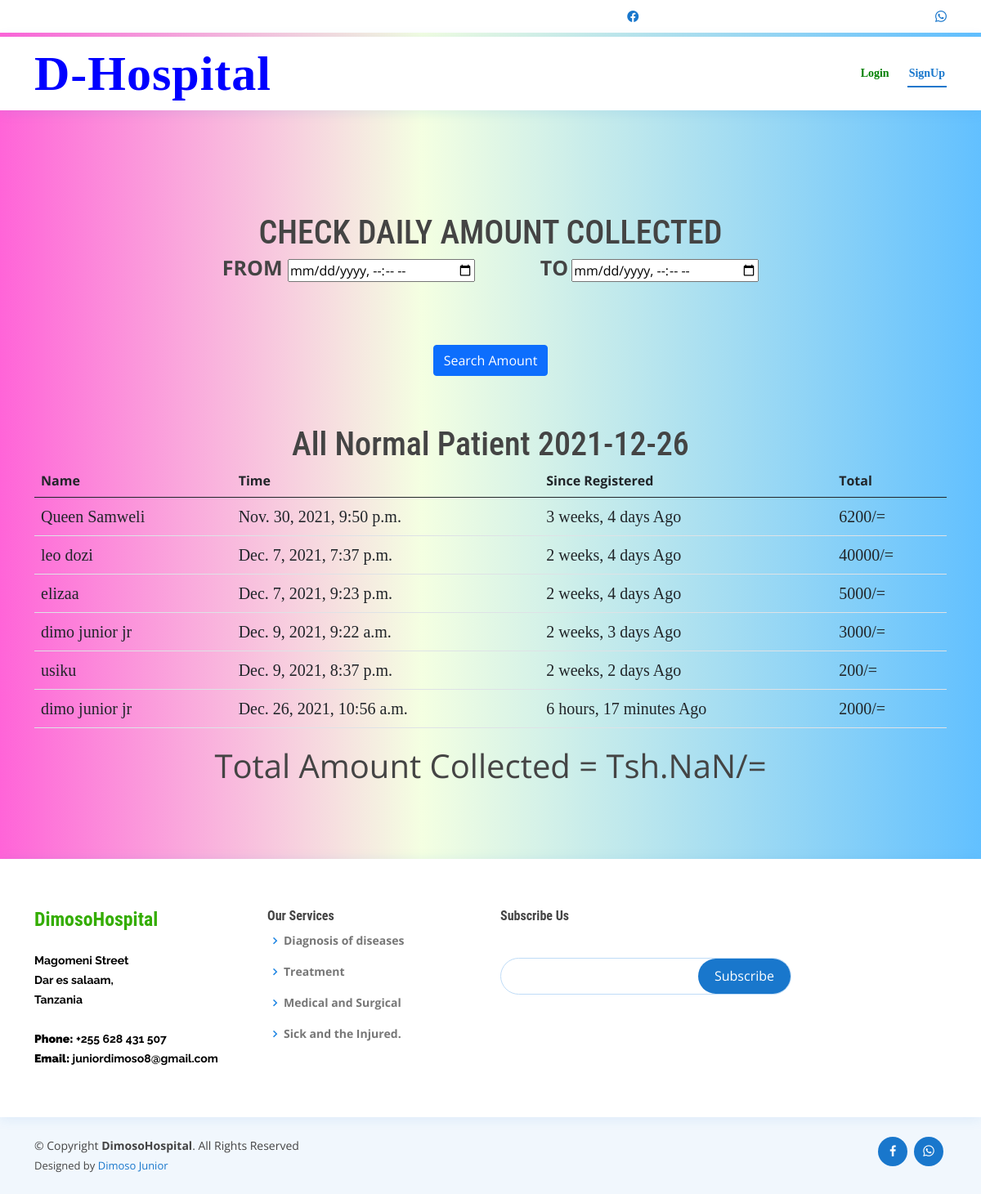
The app's page /daily_amount/ with its own data.
### hospital/models.py (models this page shows, shortened)
class KawaidaDozi(models.Model):
    accepted=models.BooleanField(default=False, null=True, blank=True)
    accepted_date=models.DateTimeField(auto_now_add=False, blank=True,null=True)
    accepted_quantity=models.BooleanField(default=False, null=True, blank=True)
    comments =models.TextField(max_length=200, default='', blank=True, null=True)
    invoice_number =models.IntegerField(blank=True, null=True)
    invoice_date =models.DateField(auto_now_add=False, blank=True, null=True)
    name =models.CharField('Customer Name', max_length=200, default='', blank=True, null=True)
    line_one =models.CharField('Line 1', max_length=200, default='', blank=True, null=True)
    line_one_description=models.CharField('Description 1', max_length=200,blank=True, null=True)
    line_one_quantity =models.IntegerField('Quantity', default=0, blank=True, null=True)
    line_one_unit_price =models.IntegerField('Unit Price (D)',default=0, blank=True, null=True)
    line_one_total_price =models.IntegerField('Line Total Price (D)', default=0, blank=True, null=True)
    accepted_line_one=models.BooleanField(default=False, null=True, blank=True)
    line_two =models.CharField('Line 2', max_length=200, default='', blank=True, null=True)
    line_two_description=models.CharField('Description 2', max_length=200,blank=True, null=True)
    line_two_quantity =models.IntegerField('Quantity', default=0, blank=True, null=True)
    line_two_unit_price =models.IntegerField('Unit Price (D)',default=0, blank=True, null=True)
    line_two_total_price =models.IntegerField('Line Total Price (D)', default=0, blank=True, null=True)
    accepted_line_two=models.BooleanField(default=False, null=True, blank=True)
    line_three =models.CharField('Line 3', max_length=200, default='', blank=True, null=True)
    line_three_description=models.CharField('Description 3', max_length=200,blank=True, null=True)
    line_three_quantity =models.IntegerField('Quantity', default=0, blank=True, null=True)
    line_three_unit_price =models.IntegerField('Unit Price (D)',default=0, blank=True, null=True)
    line_three_total_price =models.IntegerField('Line Total Price (D)', default=0, blank=True, null=True)
    accepted_line_three=models.BooleanField(default=False, null=True, blank=True)
    line_four =models.CharField('Line 4', max_length=200, default='', blank=True, null=True)
    line_four_description=models.CharField('Description 4', max_length=200,blank=True, null=True)
    line_four_quantity =models.IntegerField('Quantity', default=0, blank=True, null=True)
    line_four_unit_price =models.IntegerField('Unit Price (D)',default=0, blank=True, null=True)
    line_four_total_price =models.IntegerField('Line Total Price (D)', default=0, blank=True, null=True)
    accepted_line_four=models.BooleanField(default=False, null=True, blank=True)
    line_five =models.CharField('Line 5', max_length=200, default='', blank=True, null=True)
    line_five_description=models.CharField('Description 5', max_length=200,blank=True, null=True)
    line_five_quantity =models.IntegerField('Quantity', default=0, blank=True, null=True)
    line_five_unit_price =models.IntegerField('Unit Price (D)',default=0, blank=True, null=True)
    line_five_total_price =models.IntegerField('Line Total Price (D)', default=0, blank=True, null=True)
    accepted_line_five=models.BooleanField(default=False, null=True, blank=True)
    line_six =models.CharField('Line 6', max_length=200, default='', blank=True, null=True)
    line_six_description=models.CharField('Description 6', max_length=200,blank=True, null=True)
    line_six_quantity =models.IntegerField('Quantity', default=0, blank=True, null=True)
    line_six_unit_price =models.IntegerField('Unit Price (D)',default=0, blank=True, null=True)
    line_six_total_price =models.IntegerField('Line Total Price (D)', default=0, blank=True, null=True)
    accepted_line_six=models.BooleanField(default=False, null=True, blank=True)
    line_seven =models.CharField('Line 7', max_length=200, default='', blank=True, null=True)
    line_seven_description=models.CharField('Description 7', max_length=200,blank=True, null=True)
    line_seven_quantity =models.IntegerField('Quantity', default=0, blank=True, null=True)
    line_seven_unit_price =models.IntegerField('Unit Price (D)',default=0, blank=True, null=True)
    line_seven_total_price =models.IntegerField('Line Total Price (D)', default=0, blank=True, null=True)
    accepted_line_seven=models.BooleanField(default=False, null=True, blank=True)
    line_eight =models.CharField('Line 8', max_length=200, default='', blank=True, null=True)
    line_eight_description=models.CharField('Description 8', max_length=200,blank=True, null=True)
    line_eight_quantity =models.IntegerField('Quantity', default=0, blank=True, null=True)
    line_eight_unit_price =models.IntegerField('Unit Price (D)',default=0, blank=True, null=True)
    line_eight_total_price =models.IntegerField('Line Total Price (D)', default=0, blank=True, null=True)
    accepted_line_eight=models.BooleanField(default=False, null=True, blank=True)
    line_nine =models.CharField('Line 9', max_length=200, default='', blank=True, null=True)
    line_nine_description=models.CharField('Description 9', max_length=200,blank=True, null=True)
    line_nine_quantity =models.IntegerField('Quantity', default=0, blank=True, null=True)
    line_nine_unit_price =models.IntegerField('Unit Price (D)',default=0, blank=True, null=True)
    line_nine_total_price =models.IntegerField('Line Total Price (D)', default=0, blank=True, null=True)
    accepted_line_nine=models.BooleanField(default=False, null=True, blank=True)
    line_ten =models.CharField('Line 10', max_length=200, default='', blank=True, null=True)
    line_ten_description=models.CharField('Description 10', max_length=200,blank=True, null=True)
    line_ten_quantity =models.IntegerField('Quantity', default=0, blank=True, null=True)
    line_ten_unit_price =models.IntegerField('Unit Price (D)',default=0, blank=True, null=True)
    line_ten_total_price =models.IntegerField('Line Total Price (D)', default=0, blank=True, null=True)
    accepted_line_ten=models.BooleanField(default=False, null=True, blank=True)
    phone_number = models.CharField(max_length=120, default='', blank=True, null=True)
    total = models.IntegerField( default='0', blank=True, null=True)
    balance = models.IntegerField(default='0', blank=True, null=True)
    time_stamp = models.DateTimeField(auto_now_add=True, auto_now=False)
    reg_date= models.DateTimeField(verbose_name="date joined", auto_now_add=True)
    last_updated = models.DateTimeField(auto_now_add=False, auto_now=True, blank=True)
    paid = models.BooleanField(default=False)
    invoice_type_choice = (
        ('Receipt', 'Receipt'),
        ('invoice', 'invoice'),
    )
    invoice_type = models.CharField(max_length=50, default='', blank=True, null=True, choices=invoice_type_choice)
    chagua_huduma = (
        ('vipimo', 'vipimo'),
        ('dawa', 'dawa'),
    )
    huduma = models.CharField(max_length=50, default='', blank=True, null=True, choices=chagua_huduma)
    class Meta:
        db_table='KAWAIDA_DOZI'

### hospital/views.py (the view)
# urls.py: path('daily_amount/', views.daily_amount, name="daily_amount"),
def daily_amount(request):
    if request.method == "POST":
        fromdate = request.POST.get('fromdate')
        enddate = request.POST.get('enddate')
        result = KawaidaDozi.objects.raw('select id, name, time_stamp, total from KAWAIDA_DOZI where time_stamp between "'+fromdate+'" and "'+enddate+'" ')
        context = {
        "queryset":result,
        }
        return render(request, 'hospital/daily_amount.html', context)
    else:
        start_date = datetime.date(2021,10,13)
        end_date = datetime.date(2021,12,30)
        myDate = datetime.datetime.now()
        myDate1 = datetime.datetime.now().date()
        myDate2 = datetime.datetime.now().time()
        queryset = KawaidaDozi.objects.filter(time_stamp__range=(start_date, end_date))
        context = {
            "queryset":queryset,
            "myDate": myDate,
            "myDate1": myDate1,
            "myDate2": myDate2
        }
        return render(request, 'hospital/daily_amount.html', context)

### appointment/context_processors.py (called while the page is built)
def get_notification(request):
	count = Appointment.objects.filter(accepted=False).count()
	data = {
	    "count":count
	}
	return data

### hospital/templates/hospital/daily_amount.html (shortened to what this page needs)
{% extends 'hospital/base.html' %}
{% load static %}
{% block content %}
<!DOCTYPE html>
<html lang="en">
<head>
     <link rel="stylesheet" href="{% static 'hospital/jqueryui/jquery-ui.css' %}">
    <link rel="stylesheet" href="{% static 'hospital/jqueryui/jquery-ui.structure.min.css' %}">
    <link rel="stylesheet" href="{% static 'hospital/jqueryui/jquery-ui.structure.css' %}">
    <link rel="stylesheet" href="{% static 'hospital/jqueryui/jquery-ui.theme.min.css' %}">
     <link rel="stylesheet" href="{% static 'hospital/jqueryui/jquery-ui.theme.css' %}">
</head>
<body>
  <main class="mt-5 pt-4">
    <div class="container" style="margin-top: 4cm;">
<div>
  <center>
 <h1>CHECK DAILY AMOUNT COLLECTED {{queryset.time_stamp}}</h1>
<form action="" method="POST">
  <span style="margin-left: 0cm;font-weight: bold;font-size: 25px;">FROM </span> <input type="datetime-local" name="fromdate">
  <span style="margin-left: 2cm;font-weight: bold;font-size: 25px;">TO</span>   <input type="datetime-local" name="enddate"><br>
   <center>
 <input type="submit" class="btn btn-primary" value="Search Amount" style="margin-top: 2cm;">
 </center>
      <section class="mb-4">
            <center>
        <h1>All Normal Patient  {{ myDate1|date:'Y-m-d'}}</h1>
        </center>
     <div class="table-responsive text-nowrap" >
          <table class="table" id="table">
            <thead>
              <tr>
                <th scope="col"> Name</th>
                <th scope="col">Time</th>
                <th scope="col">Since Registered</th>
                 <th scope="col">Total</th>
                             </tr>
            </thead>
            <tbody>
                {% for object in queryset %}
                {% if object.accepted == True %}
            <tr>
                <td>{{object.name}}</td>
                <td>{{object.time_stamp}}</td>
                <td>{{object.time_stamp|timesince}} Ago</td>
                <td>{{object.total}}/=</td>
            </tr>
            {% endif %}
              {% endfor %}
            </tbody>
          </table>
<span id="val" style="font-size: 40px;"></span>
     </div>
      </section>
</form>
    </center>
  </div>
    </div>
  </main>
</body>
</html>
{% endblock %}

### hospital/static/hospital/assets/css/style.css (style rules this page uses)
html, body { font-size: 100%; background:; font-family: 'Open Sans', sans-serif; }
input[type="button"],input[type="submit"],li.parallelogram { transition:0.5s all; -webkit-transition:0.5s all; -moz-transition:0.5s all; -o-transition:0.5s all; -ms-transition:0.5s all; }
h1,h2,h3,h4,h5,h6 { margin:0; font-family: 'Roboto Condensed', sans-serif; }

### hospital/templates/hospital/base.html (style rules this page uses)
body { font-family: "Open Sans", sans-serif; color: #444444; }
h1, h2, h3, h4, h5, h6 { font-family: "Raleway", sans-serif; }
section { padding: 60px 0; overflow: hidden; }

### hospital/templates/hospital/daily_amount.html (style rules this page uses)
body { background: linear-gradient(90deg, #ff00bf9b 0%, #c6ff6932 43%, #0099ff9d 100%); }
td { font-size: 20px; font-family: bold; }

### records on screen
KawaidaDozi: name "Queen Samweli", time_stamp "Nov. 30, 2021, 9:50 p.m.", time_stamp "3 weeks, 4 days", total "6200"
KawaidaDozi: name "leo dozi", time_stamp "Dec. 7, 2021, 7:37 p.m.", time_stamp "2 weeks, 4 days", total "40000"
KawaidaDozi: name "elizaa", time_stamp "Dec. 7, 2021, 9:23 p.m.", time_stamp "2 weeks, 4 days", total "5000"
KawaidaDozi: name "dimo junior jr", time_stamp "Dec. 9, 2021, 9:22 a.m.", time_stamp "2 weeks, 3 days", total "3000"
KawaidaDozi: name "usiku", time_stamp "Dec. 9, 2021, 8:37 p.m.", time_stamp "2 weeks, 2 days", total "200"
KawaidaDozi: name "dimo junior jr", time_stamp "Dec. 26, 2021, 10:56 a.m.", time_stamp "6 hours, 17 minutes", total "2000"
